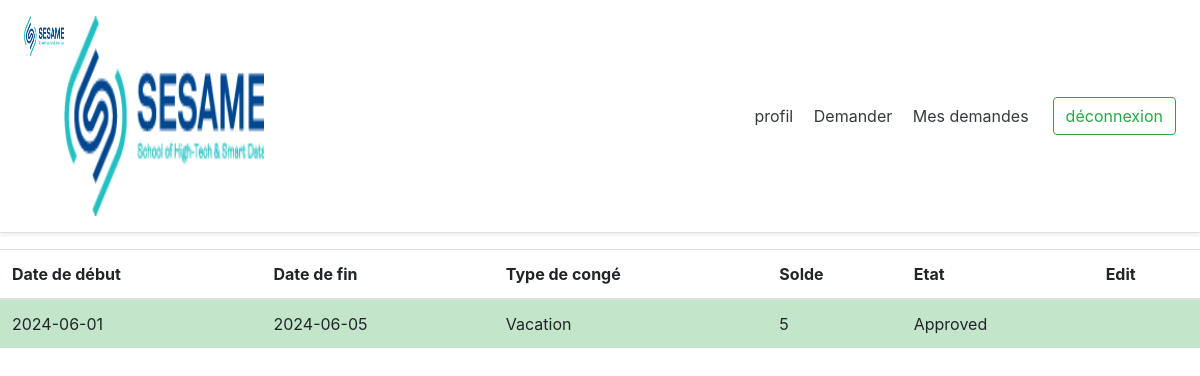
/mesdemandes.php (signed in), run on the app's committed database.
### tables this page shows
create table CONGE
(
   ID_CONGE             int not null AUTO_INCREMENT,
   MATRICULE            int not null,
   DATE_DEBUT           date,
   DATE_FIN             date,
   NOMBRE_JOUR          int,
   TYPE_CONGE           varchar(255),
   ETAT                 varchar(255),
   primary key (ID_CONGE)
);

### mesdemandes.php (the view, shortened to what this page needs)
<!DOCTYPE html>
<html>
<head>
    <link rel="stylesheet" type="text/css" href="bootstrap-4.3.1-dist/css/bootstrap.min.css">
</head>
<body>
    <div class="d-flex flex-column flex-md-row align-items-center p-3 px-md-4 mb-3 bg-white border-bottom shadow-sm">
        <h5 class="my-0 mr-md-auto font-weight-normal"><img src="Logo-Sesame.png" height="40" width="40"
                class="rounded float-left"><img src="Logo-Sesame.png" height="200" width="200"
                class="rounded float-left"></h5>
        <nav class="my-2 my-md-0 mr-md-3">
            <a class="p-2 text-dark" href="profil.php">profil</a>
            <a class="p-2 text-dark" href="demander.php">Demander</a>
            <a class="p-2 text-dark" href="mesdemandes.php">Mes demandes</a>
        </nav>
        <a class="btn btn-outline-success" href="Deconnexion.php">déconnexion</a>
    </div>
    <center>
        <?php
      $serveur="localhost";
			$login="root";
			$pass="";
		  $id=$_SESSION['mat'];
			try{
				$connexion = new PDO("mysql:host=$serveur;dbname=gestionconge",$login,$pass);
				$connexion->setattribute(PDO::ATTR_ERRMODE,PDO::ERRMODE_EXCEPTION);
				$requete1=$connexion->prepare("
					SELECT DATE_DEBUT,DATE_FIN,TYPE_CONGE,NOMBRE_JOUR, ID_CONGE,ETAT FROM CONGE where MATRICULE=$id ORDER BY ID_CONGE DESC");
				$requete1->execute();
				$requete1=$requete1->fetchall();
        echo '<table class="table table-hover">
        <thead>
        <tr>
          <th scope="col">Date de début</th>
          <th scope="col">Date de fin</th>
          <th scope="col">Type de congé</th>
          <th scope="col">Solde</th>
          <th scope="col">Etat</th>
          <th scope="col">Edit</th>
        </tr>
        </thead>
        <tbody>';
        for ($i = 0; $i < count($requete1); $i++) {
          if ($requete1[$i][5] == 'Approved') {
              echo '<tr class="table-success">';
          } elseif ($requete1[$i][5] == 'Rejected') {
              echo '<tr class="table-danger">';
          } else {
              echo '<tr>';
          }
          for ($j = 0; $j < 4; $j++) {
              $rr = $requete1[$i][$j];
              echo "<td> $rr </td>";
          }
          $etat = $requete1[$i][5];
          echo "<td> $etat </td>";
          $array[$i] = $requete1[$i][4];
          if ($requete1[$i][5] == 'Approved' || $requete1[$i][5] == 'Rejected') {
              echo "<td></td>";
          } else {
            echo'<form method="POST" action="Modifieragent.php?IDC='.$array[$i].'">
            <td> <button type="submit" class="btn btn-outline-secondary">Modifier</button> </td>
            </form>';
          }
        }
          echo "</tr>";
        }
        catch(PDOEXEPTION $e){
          echo'echec:'.$e->get_message();
         }
    ?>
        </tbody>
        </table>
    </center>
</body>
</html>

### data on the page
conge: DATE_DEBUT "2024-06-01", DATE_FIN "2024-06-05", TYPE_CONGE "Vacation", NOMBRE_JOUR "5", ETAT "Approved"
